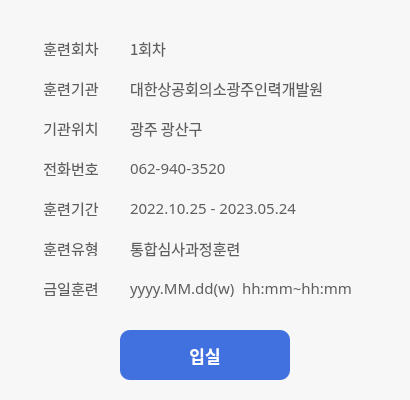
       <widget class="QFrame" name="frame_2">
        <property name="geometry">
         <rect>
          <x>20</x>
          <y>200</y>
          <width>410</width>
          <height>400</height>
         </rect>
        </property>
        <property name="minimumSize">
         <size>
          <width>410</width>
          <height>400</height>
         </size>
        </property>
        <property name="maximumSize">
         <size>
          <width>410</width>
          <height>400</height>
         </size>
        </property>
        <property name="font">
         <font>
          <family>맑은 고딕</family>
         </font>
        </property>
        <property name="styleSheet">
         <string notr="true">background-color: rgb(247, 247, 247);</string>
        </property>
        <widget class="QWidget" name="widget" native="true">
         <property name="geometry">
          <rect>
           <x>20</x>
           <y>30</y>
           <width>110</width>
           <height>38</height>
          </rect>
         </property>
         <property name="font">
          <font>
           <family>맑은 고딕</family>
          </font>
         </property>
         <widget class="QLabel" name="label_8">
          <property name="geometry">
           <rect>
            <x>0</x>
            <y>0</y>
            <width>102</width>
            <height>36</height>
           </rect>
          </property>
          <property name="font">
           <font>
            <family>맑은 고딕</family>
           </font>
          </property>
          <property name="text">
           <string/>
          </property>
          <property name="pixmap">
           <pixmap>src/icon06.png</pixmap>
          </property>
          <property name="scaledContents">
           <bool>true</bool>
          </property>
         </widget>
         <widget class="QLabel" name="label_9">
          <property name="geometry">
           <rect>
            <x>20</x>
            <y>10</y>
            <width>62</width>
            <height>16</height>
           </rect>
          </property>
          <property name="font">
           <font>
            <family>맑은 고딕</family>
            <pointsize>11</pointsize>
           </font>
          </property>
          <property name="styleSheet">
           <string notr="true">background-color: rgba(255, 255, 255, 0);
color: rgb(94, 94, 94);</string>
          </property>
          <property name="text">
           <string>훈련회차</string>
          </property>
          <property name="alignment">
           <set>Qt::AlignCenter</set>
          </property>
         </widget>
        </widget>
        <widget class="QWidget" name="widget_3" native="true">
         <property name="geometry">
          <rect>
           <x>20</x>
           <y>110</y>
           <width>110</width>
           <height>40</height>
          </rect>
         </property>
         <property name="font">
          <font>
           <family>맑은 고딕</family>
          </font>
         </property>
         <widget class="QLabel" name="label_12">
          <property name="geometry">
           <rect>
            <x>0</x>
            <y>0</y>
            <width>102</width>
            <height>36</height>
           </rect>
          </property>
          <property name="font">
           <font>
            <family>맑은 고딕</family>
           </font>
          </property>
          <property name="text">
           <string/>
          </property>
          <property name="pixmap">
           <pixmap>src/icon06.png</pixmap>
          </property>
          <property name="scaledContents">
           <bool>true</bool>
          </property>
         </widget>
         <widget class="QLabel" name="label_13">
          <property name="geometry">
           <rect>
            <x>20</x>
            <y>10</y>
            <width>62</width>
            <height>16</height>
           </rect>
          </property>
          <property name="font">
           <font>
            <family>맑은 고딕</family>
            <pointsize>11</pointsize>
           </font>
          </property>
          <property name="styleSheet">
           <string notr="true">background-color: rgba(255, 255, 255, 0);
color: rgb(94, 94, 94);</string>
          </property>
          <property name="text">
           <string>기관위치</string>
          </property>
          <property name="alignment">
           <set>Qt::AlignCenter</set>
          </property>
         </widget>
        </widget>
        <widget class="QWidget" name="widget_4" native="true">
         <property name="geometry">
          <rect>
           <x>20</x>
           <y>70</y>
           <width>110</width>
           <height>40</height>
          </rect>
         </property>
         <property name="font">
          <font>
           <family>맑은 고딕</family>
          </font>
         </property>
         <widget class="QLabel" name="label_14">
          <property name="geometry">
           <rect>
            <x>0</x>
            <y>0</y>
            <width>102</width>
            <height>36</height>
           </rect>
          </property>
          <property name="font">
           <font>
            <family>맑은 고딕</family>
           </font>
          </property>
          <property name="text">
           <string/>
          </property>
          <property name="pixmap">
           <pixmap>src/icon06.png</pixmap>
          </property>
          <property name="scaledContents">
           <bool>true</bool>
          </property>
         </widget>
         <widget class="QLabel" name="label_15">
          <property name="geometry">
           <rect>
            <x>20</x>
            <y>10</y>
            <width>62</width>
            <height>16</height>
           </rect>
          </property>
          <property name="font">
           <font>
            <family>맑은 고딕</family>
            <pointsize>11</pointsize>
           </font>
          </property>
          <property name="styleSheet">
           <string notr="true">background-color: rgba(255, 255, 255, 0);
color: rgb(94, 94, 94);</string>
          </property>
          <property name="text">
           <string>훈련기관</string>
          </property>
          <property name="alignment">
           <set>Qt::AlignCenter</set>
          </property>
         </widget>
        </widget>
        <widget class="QWidget" name="widget_5" native="true">
         <property name="geometry">
          <rect>
           <x>20</x>
           <y>150</y>
           <width>110</width>
           <height>40</height>
          </rect>
         </property>
         <property name="font">
          <font>
           <family>맑은 고딕</family>
          </font>
         </property>
         <widget class="QLabel" name="label_16">
          <property name="geometry">
           <rect>
            <x>0</x>
            <y>0</y>
            <width>102</width>
            <height>36</height>
           </rect>
          </property>
          <property name="font">
           <font>
            <family>맑은 고딕</family>
           </font>
          </property>
          <property name="text">
           <string/>
          </property>
          <property name="pixmap">
           <pixmap>src/icon06.png</pixmap>
          </property>
          <property name="scaledContents">
           <bool>true</bool>
          </property>
         </widget>
         <widget class="QLabel" name="label_17">
          <property name="geometry">
           <rect>
            <x>20</x>
            <y>10</y>
            <width>62</width>
            <height>16</height>
           </rect>
          </property>
          <property name="font">
           <font>
            <family>맑은 고딕</family>
            <pointsize>11</pointsize>
           </font>
          </property>
          <property name="styleSheet">
           <string notr="true">background-color: rgba(255, 255, 255, 0);
color: rgb(94, 94, 94);</string>
          </property>
          <property name="text">
           <string>전화번호</string>
          </property>
          <property name="alignment">
           <set>Qt::AlignCenter</set>
          </property>
         </widget>
        </widget>
        <widget class="QWidget" name="widget_6" native="true">
         <property name="geometry">
          <rect>
           <x>20</x>
           <y>190</y>
           <width>110</width>
           <height>40</height>
          </rect>
         </property>
         <property name="font">
          <font>
           <family>맑은 고딕</family>
          </font>
         </property>
         <widget class="QLabel" name="label_18">
          <property name="geometry">
           <rect>
            <x>0</x>
            <y>0</y>
            <width>102</width>
            <height>36</height>
           </rect>
          </property>
          <property name="font">
           <font>
            <family>맑은 고딕</family>
           </font>
          </property>
          <property name="text">
           <string/>
          </property>
          <property name="pixmap">
           <pixmap>src/icon06.png</pixmap>
          </property>
          <property name="scaledContents">
           <bool>true</bool>
          </property>
         </widget>
         <widget class="QLabel" name="label_19">
          <property name="geometry">
           <rect>
            <x>20</x>
            <y>10</y>
            <width>62</width>
            <height>16</height>
           </rect>
          </property>
          <property name="font">
           <font>
            <family>맑은 고딕</family>
            <pointsize>11</pointsize>
           </font>
          </property>
          <property name="styleSheet">
           <string notr="true">background-color: rgba(255, 255, 255, 0);
color: rgb(94, 94, 94);</string>
          </property>
          <property name="text">
           <string>훈련기간</string>
          </property>
          <property name="alignment">
           <set>Qt::AlignCenter</set>
          </property>
         </widget>
        </widget>
        <widget class="QWidget" name="widget_7" native="true">
         <property name="geometry">
          <rect>
           <x>20</x>
           <y>230</y>
           <width>110</width>
           <height>40</height>
          </rect>
         </property>
         <property name="font">
          <font>
           <family>맑은 고딕</family>
          </font>
         </property>
         <widget class="QLabel" name="label_20">
          <property name="geometry">
           <rect>
            <x>0</x>
            <y>0</y>
            <width>102</width>
            <height>36</height>
           </rect>
          </property>
          <property name="font">
           <font>
            <family>맑은 고딕</family>
           </font>
          </property>
          <property name="text">
           <string/>
          </property>
          <property name="pixmap">
           <pixmap>src/icon06.png</pixmap>
          </property>
          <property name="scaledContents">
           <bool>true</bool>
          </property>
         </widget>
         <widget class="QLabel" name="label_21">
          <property name="geometry">
           <rect>
            <x>20</x>
            <y>10</y>
            <width>62</width>
            <height>16</height>
           </rect>
          </property>
          <property name="font">
           <font>
            <family>맑은 고딕</family>
            <pointsize>11</pointsize>
           </font>
          </property>
          <property name="styleSheet">
           <string notr="true">background-color: rgba(255, 255, 255, 0);
color: rgb(94, 94, 94);</string>
          </property>
          <property name="text">
           <string>훈련유형</string>
          </property>
          <property name="alignment">
           <set>Qt::AlignCenter</set>
          </property>
         </widget>
        </widget>
        <widget class="QWidget" name="widget_8" native="true">
         <property name="geometry">
          <rect>
           <x>20</x>
           <y>270</y>
           <width>110</width>
           <height>40</height>
          </rect>
         </property>
         <property name="font">
          <font>
           <family>맑은 고딕</family>
          </font>
         </property>
         <widget class="QLabel" name="label_22">
          <property name="geometry">
           <rect>
            <x>0</x>
            <y>0</y>
            <width>102</width>
            <height>36</height>
           </rect>
          </property>
          <property name="font">
           <font>
            <family>맑은 고딕</family>
           </font>
          </property>
          <property name="text">
           <string/>
          </property>
          <property name="pixmap">
           <pixmap>src/icon06.png</pixmap>
          </property>
          <property name="scaledContents">
           <bool>true</bool>
          </property>
         </widget>
         <widget class="QLabel" name="label_23">
          <property name="geometry">
           <rect>
            <x>20</x>
            <y>10</y>
            <width>62</width>
            <height>16</height>
           </rect>
          </property>
          <property name="font">
           <font>
            <family>맑은 고딕</family>
            <pointsize>11</pointsize>
           </font>
          </property>
          <property name="styleSheet">
           <string notr="true">background-color: rgba(255, 255, 255, 0);
color: rgb(94, 94, 94);</string>
          </property>
          <property name="text">
           <string>금일훈련</string>
          </property>
          <property name="alignment">
           <set>Qt::AlignCenter</set>
          </property>
         </widget>
        </widget>
        <widget class="QLabel" name="label_10">
         <property name="geometry">
          <rect>
           <x>130</x>
           <y>30</y>
           <width>250</width>
           <height>36</height>
          </rect>
         </property>
         <property name="font">
          <font>
           <family>맑은 고딕</family>
           <pointsize>11</pointsize>
          </font>
         </property>
         <property name="styleSheet">
          <string notr="true">background-color: rgba(255, 255, 255, 0);
color: rgb(94, 94, 94);</string>
         </property>
         <property name="text">
          <string>1회차</string>
         </property>
         <property name="alignment">
          <set>Qt::AlignLeading|Qt::AlignLeft|Qt::AlignVCenter</set>
         </property>
        </widget>
        <widget class="QLabel" name="label_11">
         <property name="geometry">
          <rect>
           <x>130</x>
           <y>70</y>
           <width>250</width>
           <height>36</height>
          </rect>
         </property>
         <property name="font">
          <font>
           <family>맑은 고딕</family>
           <pointsize>11</pointsize>
          </font>
         </property>
         <property name="styleSheet">
          <string notr="true">background-color: rgba(255, 255, 255, 0);
color: rgb(94, 94, 94);</string>
         </property>
         <property name="text">
          <string>대한상공회의소광주인력개발원</string>
         </property>
         <property name="alignment">
          <set>Qt::AlignLeading|Qt::AlignLeft|Qt::AlignVCenter</set>
         </property>
        </widget>
        <widget class="QLabel" name="label_24">
         <property name="geometry">
          <rect>
           <x>130</x>
           <y>110</y>
           <width>250</width>
           <height>36</height>
          </rect>
         </property>
         <property name="font">
          <font>
           <family>맑은 고딕</family>
           <pointsize>11</pointsize>
          </font>
         </property>
         <property name="styleSheet">
          <string notr="true">background-color: rgba(255, 255, 255, 0);
color: rgb(94, 94, 94);</string>
         </property>
         <property name="text">
          <string>광주 광산구</string>
         </property>
         <property name="alignment">
          <set>Qt::AlignLeading|Qt::AlignLeft|Qt::AlignVCenter</set>
         </property>
        </widget>
        <widget class="QLabel" name="label_25">
         <property name="geometry">
          <rect>
           <x>130</x>
           <y>150</y>
           <width>250</width>
           <height>36</height>
          </rect>
         </property>
         <property name="font">
          <font>
           <family>맑은 고딕</family>
           <pointsize>11</pointsize>
          </font>
         </property>
         <property name="styleSheet">
          <string notr="true">background-color: rgba(255, 255, 255, 0);
color: rgb(94, 94, 94);</string>
         </property>
         <property name="text">
          <string>062-940-3520</string>
         </property>
         <property name="alignment">
          <set>Qt::AlignLeading|Qt::AlignLeft|Qt::AlignVCenter</set>
         </property>
        </widget>
        <widget class="QLabel" name="label_26">
         <property name="geometry">
          <rect>
           <x>130</x>
           <y>190</y>
           <width>250</width>
           <height>36</height>
          </rect>
         </property>
         <property name="font">
          <font>
           <family>맑은 고딕</family>
           <pointsize>11</pointsize>
          </font>
         </property>
         <property name="styleSheet">
          <string notr="true">background-color: rgba(255, 255, 255, 0);
color: rgb(94, 94, 94);</string>
         </property>
         <property name="text">
          <string>2022.10.25 - 2023.05.24</string>
         </property>
         <property name="alignment">
          <set>Qt::AlignLeading|Qt::AlignLeft|Qt::AlignVCenter</set>
         </property>
        </widget>
        <widget class="QLabel" name="label_27">
         <property name="geometry">
          <rect>
           <x>130</x>
           <y>230</y>
           <width>250</width>
           <height>36</height>
          </rect>
         </property>
         <property name="font">
          <font>
           <family>맑은 고딕</family>
           <pointsize>11</pointsize>
          </font>
         </property>
         <property name="styleSheet">
          <string notr="true">background-color: rgba(255, 255, 255, 0);
color: rgb(94, 94, 94);</string>
         </property>
         <property name="text">
          <string>통합심사과정훈련</string>
         </property>
         <property name="alignment">
          <set>Qt::AlignLeading|Qt::AlignLeft|Qt::AlignVCenter</set>
         </property>
        </widget>
        <widget class="QLabel" name="label_today_tran">
         <property name="geometry">
          <rect>
           <x>130</x>
           <y>270</y>
           <width>250</width>
           <height>36</height>
          </rect>
         </property>
         <property name="font">
          <font>
           <family>맑은 고딕</family>
           <pointsize>11</pointsize>
          </font>
         </property>
         <property name="styleSheet">
          <string notr="true">background-color: rgba(255, 255, 255, 0);
color: rgb(94, 94, 94);</string>
         </property>
         <property name="text">
          <string>yyyy.MM.dd(w)  hh:mm~hh:mm</string>
         </property>
         <property name="alignment">
          <set>Qt::AlignLeading|Qt::AlignLeft|Qt::AlignVCenter</set>
         </property>
        </widget>
        <widget class="QLabel" name="btn_entry">
         <property name="geometry">
          <rect>
           <x>120</x>
           <y>330</y>
           <width>170</width>
           <height>50</height>
          </rect>
         </property>
         <property name="font">
          <font>
           <family>맑은 고딕</family>
           <pointsize>13</pointsize>
           <weight>75</weight>
           <bold>true</bold>
          </font>
         </property>
         <property name="cursor">
          <cursorShape>PointingHandCursor</cursorShape>
         </property>
         <property name="styleSheet">
          <string notr="true">background-color: rgb(65, 113, 223);
border-radius: 10px;
color: rgb(255, 255, 255);</string>
         </property>
         <property name="text">
          <string>입실</string>
         </property>
         <property name="alignment">
          <set>Qt::AlignCenter</set>
         </property>
        </widget>
       </widget>
